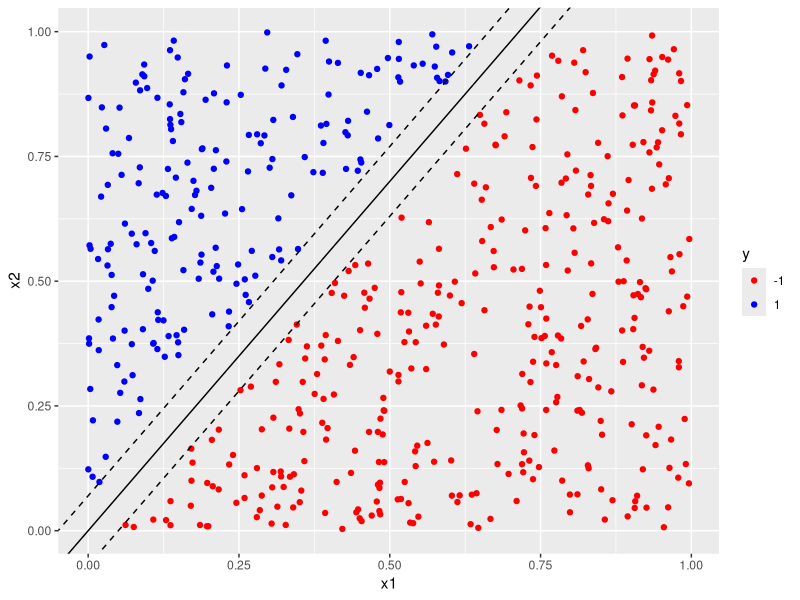
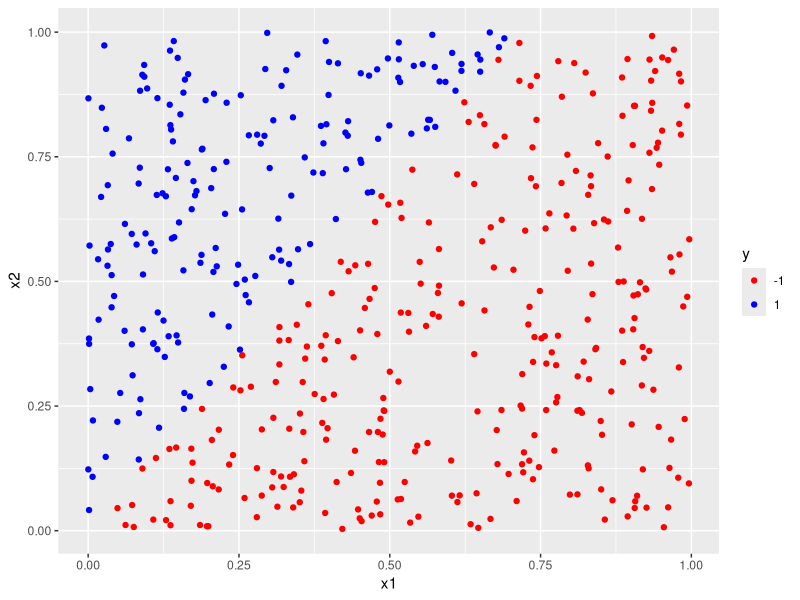
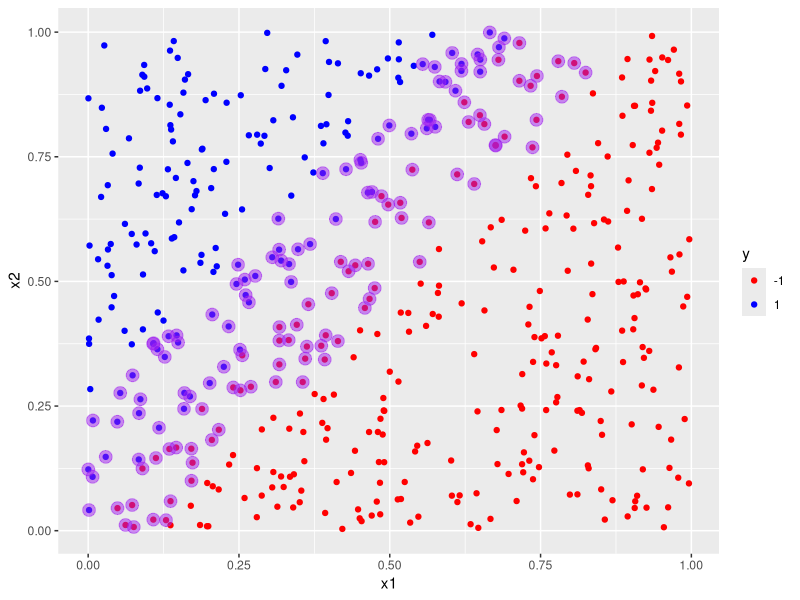
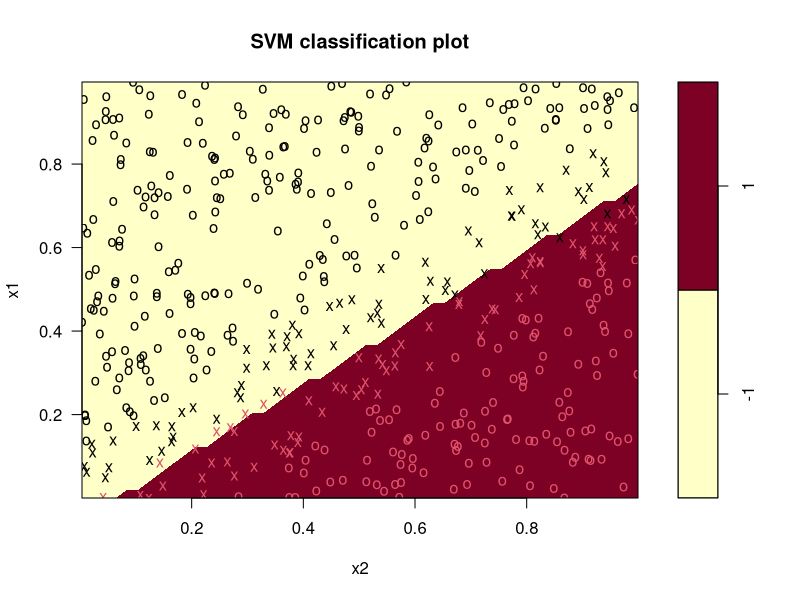
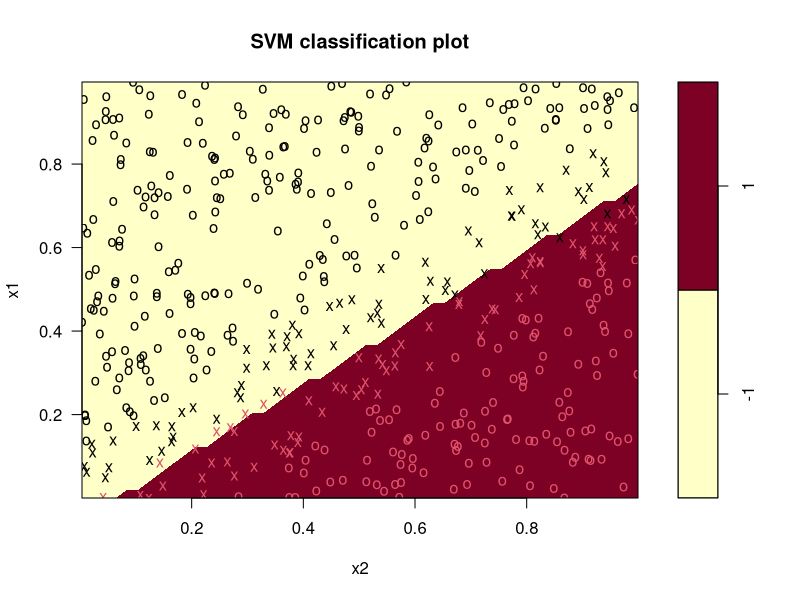
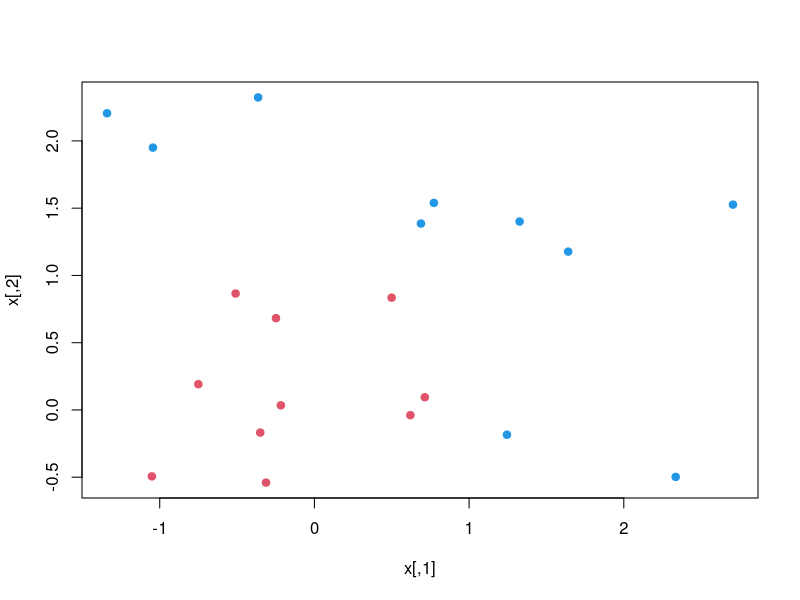
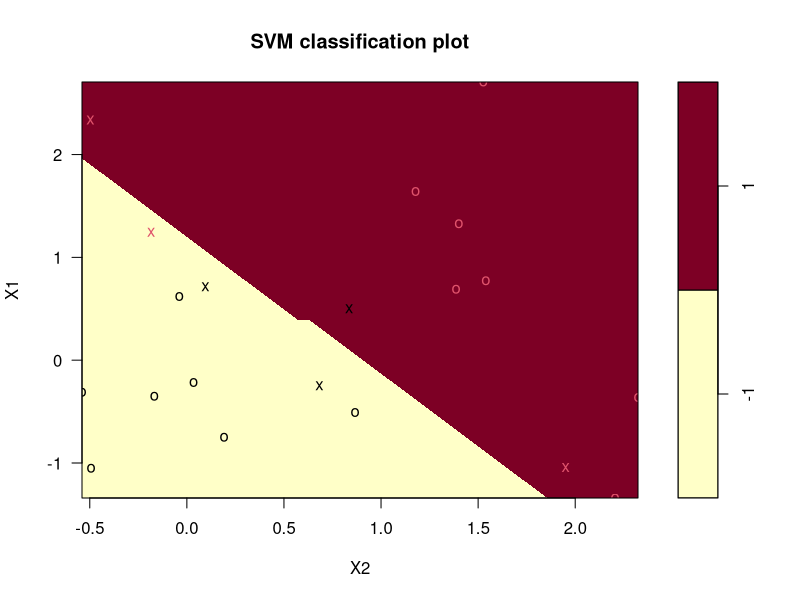
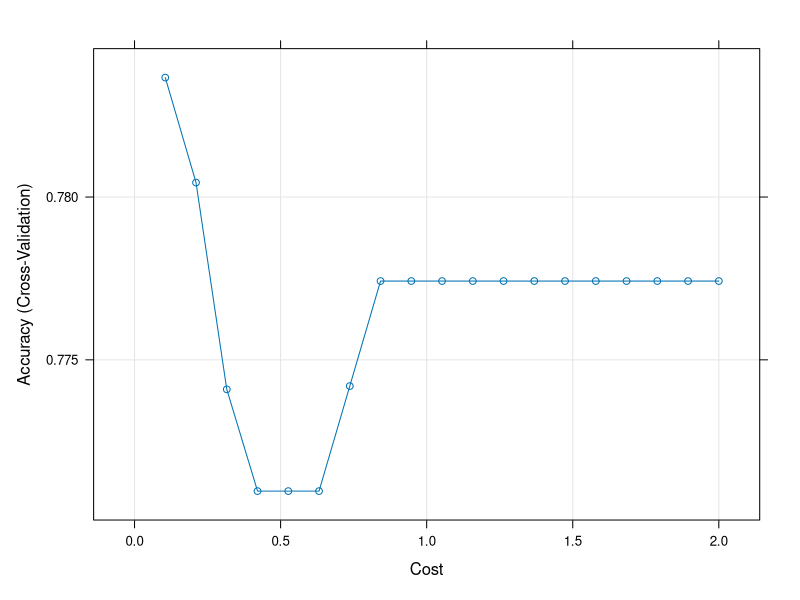

Generate these figures, in order, with R:
## ---- chunk 1
library(tidyverse)
library(e1071)
## ---- chunk 2
#set seed
set.seed(42)

#set number of data points. 
n <- 600

#Generate data frame with two uniformly distributed predictors lying between 0 and 1.
df <- data.frame(x1 = runif(n), 
                 x2 = runif(n))
## ---- chunk 3
#classify data points depending on location
df$y <- factor(ifelse(df$x2 - 1.4*df$x1 < 0, -1, 1), 
    levels = c(-1, 1))


## ---- chunk 4
#set margin
delta <- 0.07

# retain only those points that lie outside the margin
df1 <- df[abs(1.4*df$x1 - df$x2) > delta, ]

#build plot
plot_margins <- ggplot(data = df1, aes(x = x1, y = x2, color = y)) + geom_point() + 
    scale_color_manual(values = c("red", "blue")) + 
    geom_abline(slope = 1.4, intercept = 0)+
    geom_abline(slope = 1.4, intercept = delta, linetype = "dashed") +
    geom_abline(slope = 1.4, intercept = -delta, linetype = "dashed")
 
#display plot 
plot_margins
## ---- chunk 5
#split train and test data in an 80/20 proportion
df[, "train"] <- ifelse(runif(nrow(df))<0.8, 1, 0)

#assign training rows to data frame trainset
trainset <- df[df$train == 1, ]
#assign test rows to data frame testset
testset <- df[df$train == 0, ]

#find index of "train" column
trainColNum <- grep("train", names(df))

#remove "train" column from train and test dataset
trainset <- trainset[, -trainColNum]
testset <- testset[, -trainColNum]


## ---- chunk 6
#build svm model, setting required parameters
svm_model<- svm(y ~ ., 
                data = trainset, 
                type = "C-classification", 
                kernel = "linear", 
                scale = FALSE)
## ---- chunk 7
#list components of model
names(svm_model)

#list values of the SV, index and rho
svm_model$SV
svm_model$index
svm_model$rho

#compute training accuracy
pred_train <- predict(svm_model, trainset)
mean(pred_train == trainset$y)

#compute test accuracy
pred_test <- predict(svm_model, testset)
mean(pred_test == testset$y)
## ---- chunk 8
#build scatter plot of training dataset
scatter_plot <- ggplot(data = trainset, aes(x = x1, y = x2, color = y)) + 
    geom_point() + 
    scale_color_manual(values = c("red", "blue"))
 scatter_plot
#add plot layer marking out the support vectors 
layered_plot <- 
    scatter_plot + geom_point(data = trainset[svm_model$index, ], aes(x = x1, y = x2), color = "purple", size = 4, alpha = 0.5)

#display plot
layered_plot
## ---- chunk 9

w=data.frame(x1=6.55241 , x2=-4.73278)

#calculate slope and intercept of decision boundary from weight vector and svm model
slope_1 <- -w[1]/w[2]
intercept_1 <- svm_model$rho/w[2]

#build scatter plot of training dataset
scatter_plot <- ggplot(data = trainset, aes(x = x1, y = x2, color = y)) + 
    geom_point() + scale_color_manual(values = c("red", "blue"))
#add decision boundary
plot_decision <- scatter_plot + geom_abline(slope = slope_1, intercept = intercept_1) 
#add margin boundaries
plot_margins <- plot_decision + 
 geom_abline(slope = slope_1, intercept = intercept_1 - 1/w[2], linetype = "dashed")+
 geom_abline(slope = slope_1, intercept = intercept_1 + 1/w[2], linetype = "dashed")
#display plot
#plot_margins
## ---- chunk 10
#build svm model
svm_model<- 
    svm(y ~ ., data = trainset, type = "C-classification", 
        kernel = "linear", scale = FALSE)

#plot decision boundaries and support vectors for the training data
plot(x = svm_model, data = trainset)
## ---- chunk 11
#build svm model, cost = 1
svm_model_1 <- svm(y ~ .,
                   data = trainset,
                   type = "C-classification",
                   cost = 1,
                   kernel = "linear",
                   scale = FALSE)

#print model details
svm_model_1


#build svm model, cost = 100
svm_model_100 <- svm(y ~ .,
                   data = trainset,
                   type = "C-classification",
                   cost = 100,
                   kernel = "linear",
                   scale = FALSE)

#print model details
svm_model_100
## ---- chunk 12
#add decision boundary and margins for cost = 1 to training data scatter plot

## ---- chunk 13
svm_model<- 
    svm(y ~ ., data = trainset, type = "C-classification", 
        kernel = "linear", scale = FALSE)

#compute training accuracy
pred_train <- predict(svm_model, trainset)
mean(pred_train == trainset$y)

#compute test accuracy
pred_test <- predict(svm_model, testset)
mean(pred_test == testset$y)

#plot
plot(svm_model, trainset)


## ---- chunk 14
v<-rnorm(500)
#v
mean(v)

rep(c(-1, 1),c(5,3))

## ---- chunk 15
set.seed(10111)
x = matrix(rnorm(40), 20, 2)
y = rep(c(-1, 1), c(10, 10))
x[y == 1,] = x[y == 1,] + 1
plot(x, col = y + 3, pch = 19)
## ---- chunk 16
library(e1071)
## ---- chunk 17
dat = data.frame(x, y = as.factor(y))

dat

svmfit = svm(y ~ ., data = dat, kernel = "linear", cost = 10, scale = FALSE)
print(svmfit)
## ---- chunk 18
plot(svmfit, dat)
## ---- chunk 19
library(tidyverse)
library(caret)
library(kernlab)
## ---- chunk 20
# Load the data
data("PimaIndiansDiabetes2", package = "mlbench")
pima.data <- na.omit(PimaIndiansDiabetes2)

# Split the data into training and test set
set.seed(123)

training.samples <- pima.data$diabetes %>%
  createDataPartition(p = 0.8, list = FALSE)

train.data  <- pima.data[training.samples, ]
test.data <- pima.data[-training.samples, ]
## ---- chunk 21
# Fit the model on the training set
set.seed(123)
model <- train(
  diabetes ~., data = train.data, method = "svmLinear",
  trControl = trainControl("cv", number = 10),
  preProcess = c("center","scale")
  )
# Make predictions on the test data
predicted.classes <- model %>% predict(test.data)
head(predicted.classes)
## ---- chunk 22
# Compute model accuracy rate
mean(predicted.classes == test.data$diabetes)
## ---- chunk 23
# Fit the model on the training set
set.seed(123)
model <- train(
  diabetes ~., data = train.data, method = "svmLinear",
  trControl = trainControl("cv", number = 10),
  tuneGrid = expand.grid(C = seq(0, 2, length = 20)),
  preProcess = c("center","scale")
  )
# Plot model accuracy vs different values of Cost
plot(model)
## ---- chunk 24
# Print the best tuning parameter C that
# maximizes model accuracy
model$bestTune
